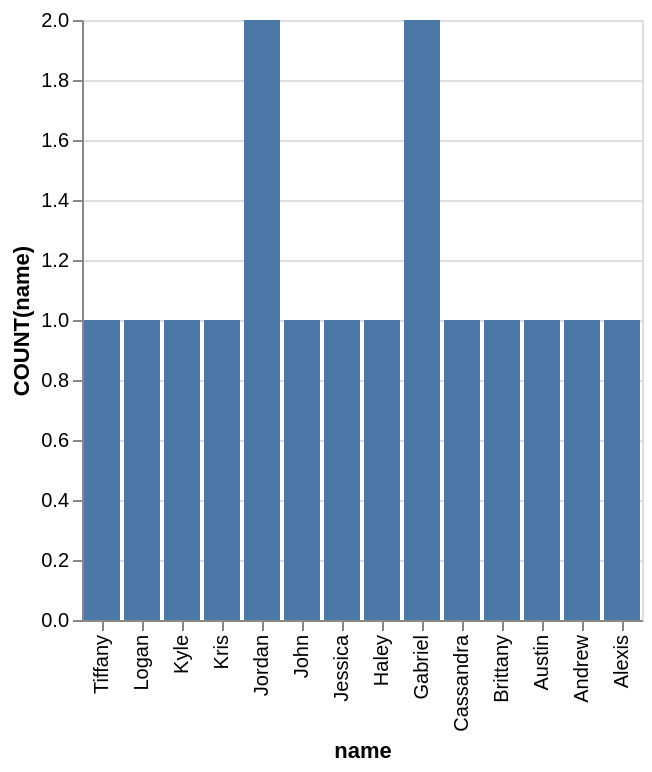

Vega-Lite specification for this chart:
### Vega-Lite specification from a JSON file in a GitHub repository (floating-point values rounded to 4 significant figures)
{"data": {"values": [{"x_data": "Tiffany", "y_data": 1}, {"x_data": "Logan", "y_data": 1}, {"x_data": "Kyle", "y_data": 1}, {"x_data": "Kris", "y_data": 1}, {"x_data": "Jordan", "y_data": 2}, {"x_data": "John", "y_data": 1}, {"x_data": "Jessica", "y_data": 1}, {"x_data": "Haley", "y_data": 1}, {"x_data": "Gabriel", "y_data": 2}, {"x_data": "Cassandra", "y_data": 1}, {"x_data": "Brittany", "y_data": 1}, {"x_data": "Austin", "y_data": 1}, {"x_data": "Andrew", "y_data": 1}, {"x_data": "Alexis", "y_data": 1}]}, "mark": "bar", "encoding": {"x": {"field": "x_data", "type": "nominal", "title": "name", "sort": "descending"}, "y": {"field": "y_data", "type": "quantitative", "title": "COUNT(name)"}}}
